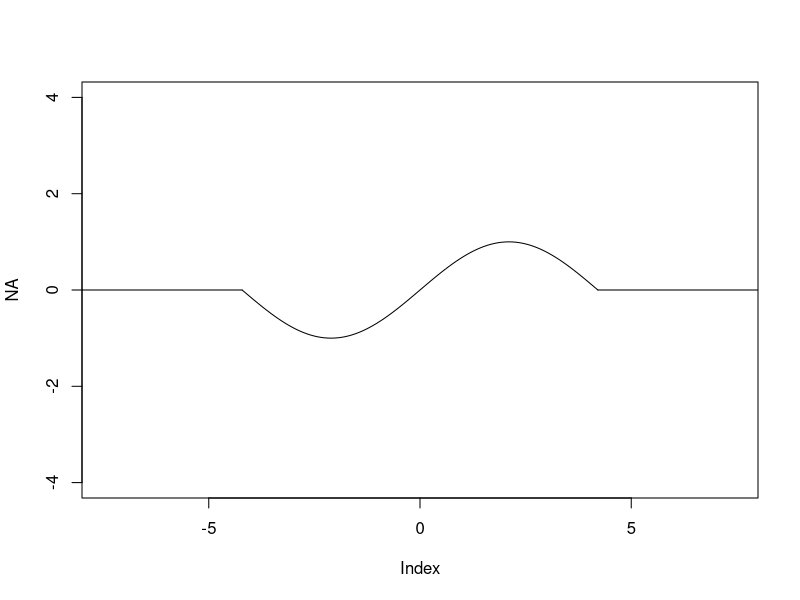
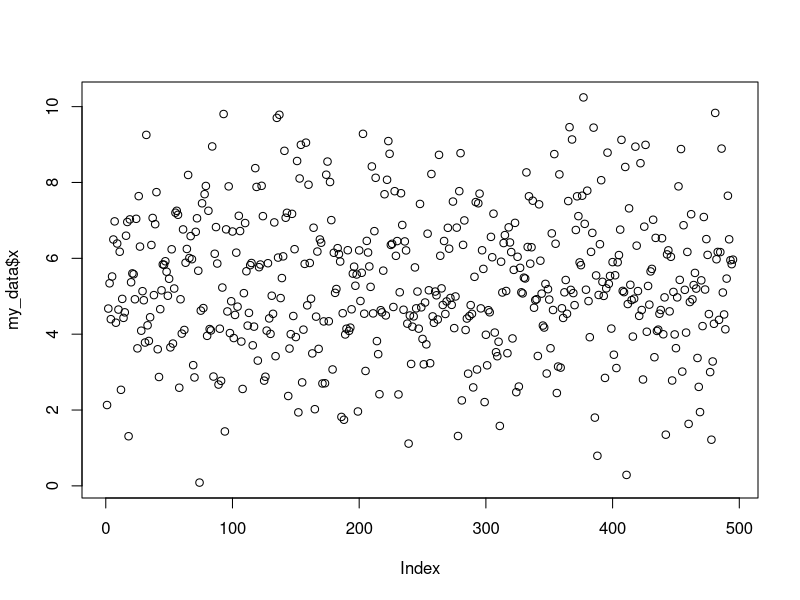

These figures' R source, in order:
library(MASS)
#-------------c
k <- 1.34

plot(NA, xlim=c(-8,8), ylim=c(-4,4), xaxs = "i")

curve(sin(x/k), from = -k*pi, to= k*pi, add = T)
curve(0*x + 0, from = -8, to = -k*pi, add = T)
curve(0*x + 0, from = k*pi, to= 8, add = T)

#-------------d
andrewM <- function(x, c = 1, eps = 1e-06, init = 0){
  mu <- init
  diff <- Inf
  while (diff > eps){
    r <- x - mu
    psi.r <- r
    psi.r <- ifelse(abs(psi.r) <= c*pi, psi.r, ifelse(abs(psi.r) > c*pi,0,psi.r))
    #psi.r <- ifelse(,,)
    w <- psi.r/(r + eps)
    mu.new  <- sum(w * x)/sum(w)
    diff <- abs(mu - mu.new)
    mu <- mu.new
  }
  mu.new
} 

#-------------e
HuberM <- function(x, c = 1, init = 0, eps = 1e-06){
  n <- length(x)
  mu <- median(x)
  s <- mad(x)
  repeat{
    xx <- pmin(pmax(mu - c * s, x), mu + c * s)
    mu1 <- sum(xx)/n
    if (abs(mu - mu1) < eps * s){
      break
    }
    mu <- mu1
  }
  mu
}

#-------------f
my_data <- read.csv("HTEST.txt", header = T)

andrewM(my_data$x)
HuberM(my_data$x)


#-------------2a

my_function <- function(x, mu, sigma, k){
  
}

#-------------2b

plot(my_data$x)

x_mean <- mean(my_data$x)
s_sd <- sd(my_data$x)

error <- qt(0.975,df=length(my_data$x)-1)*sd(my_data$x)/sqrt(length(my_data$x))
left <- mean(my_data$x)-error
right <- mean(my_data$x)+error
cbind(left, right)

#-------------2c

huber1 <- huber(my_data$x, k=1)

error <- qt(0.975,df=length(my_data$x)-1)*huber1$s/sqrt(length(my_data$x))
left <- huber1$mu-error
right <- huber1$mu+error
cbind(left, right)

huber1.5 <- huber(my_data$x, k=1.5)

error <- qt(0.975,df=length(my_data$x)-1)*huber1.5$s/sqrt(length(my_data$x))
left <- huber1.5$mu-error
right <- huber1.5$mu+error
cbind(left, right)

huber2 <- huber(my_data$x, k=2)

error <- qt(0.975,df=length(my_data$x)-1)*huber2$s/sqrt(length(my_data$x))
left <- huber2$mu-error
right <- huber2$mu+error
cbind(left, right)

#-------------2d

t.test(my_data$x, conf.level = 0.95)

#-------------2e

t.test(my_data$x, mu = huber1$mu, s = huber1$s, conf.level = 0.95)

t.test(my_data$x, mu = huber1.5$mu, s = huber1.5$s, conf.level = 0.95)

t.test(my_data$x, mu = huber2$mu, s = huber2$s, conf.level = 0.95)
